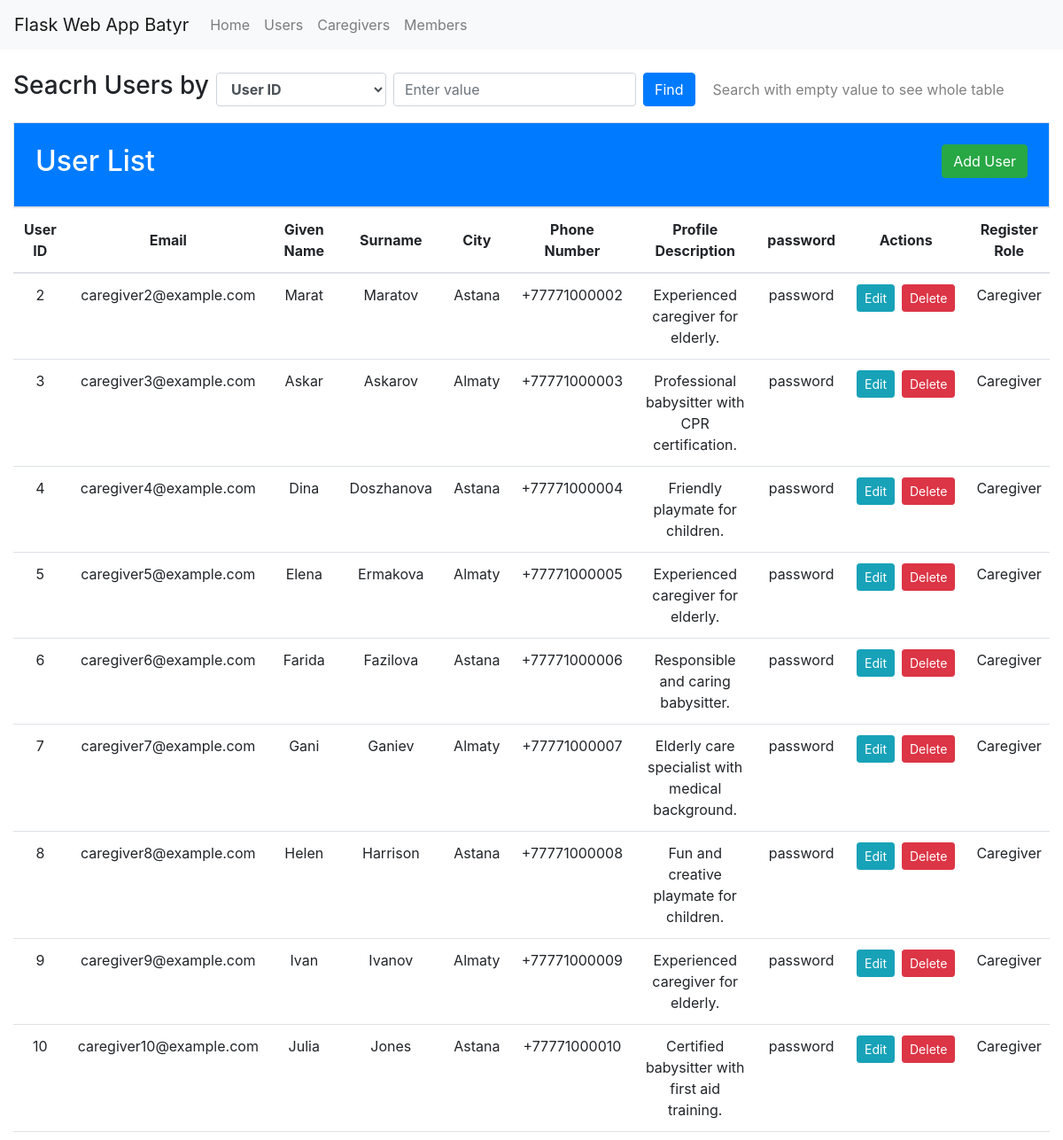
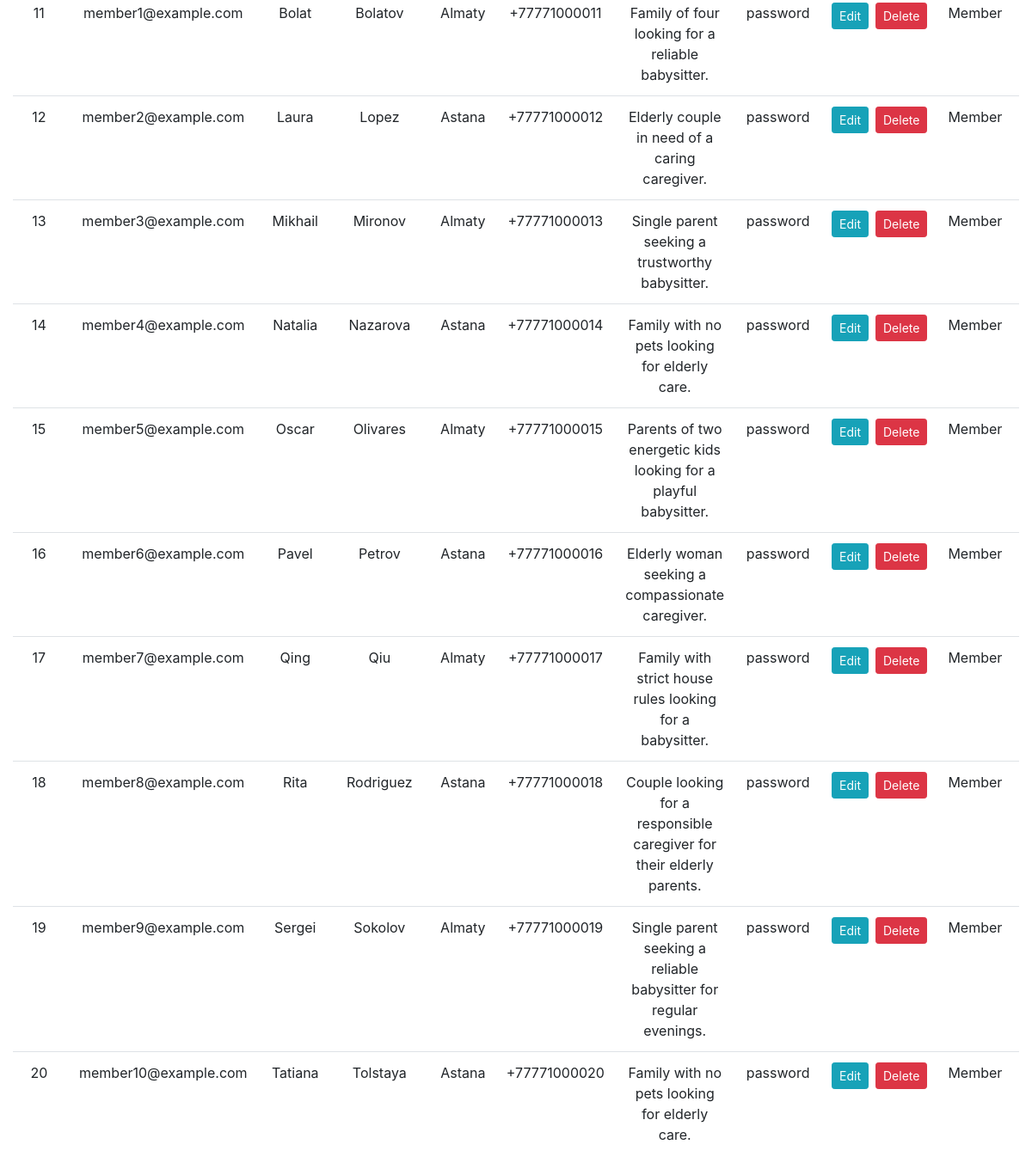
The app's page /users, older data (2 pictures, top to bottom).
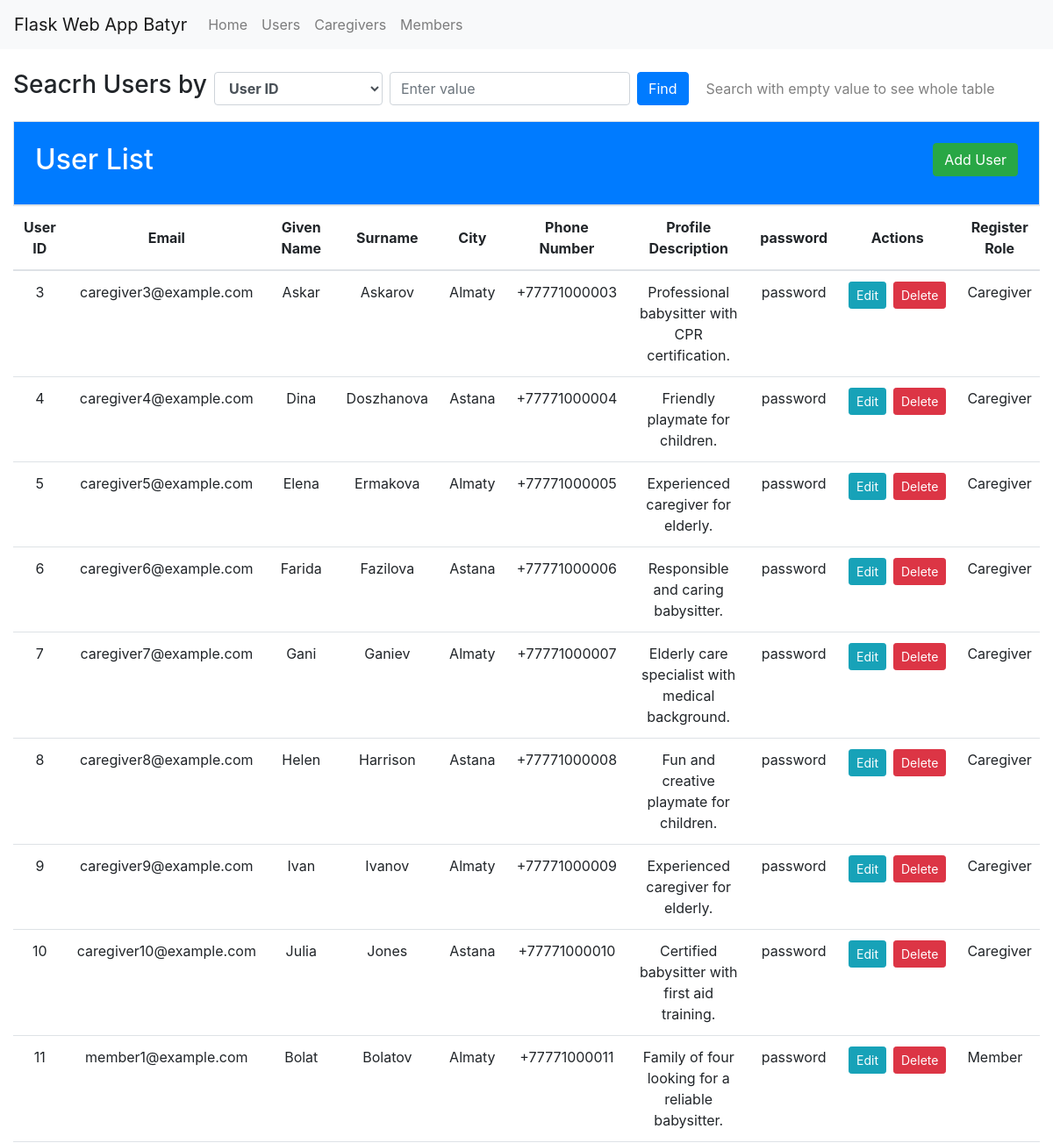
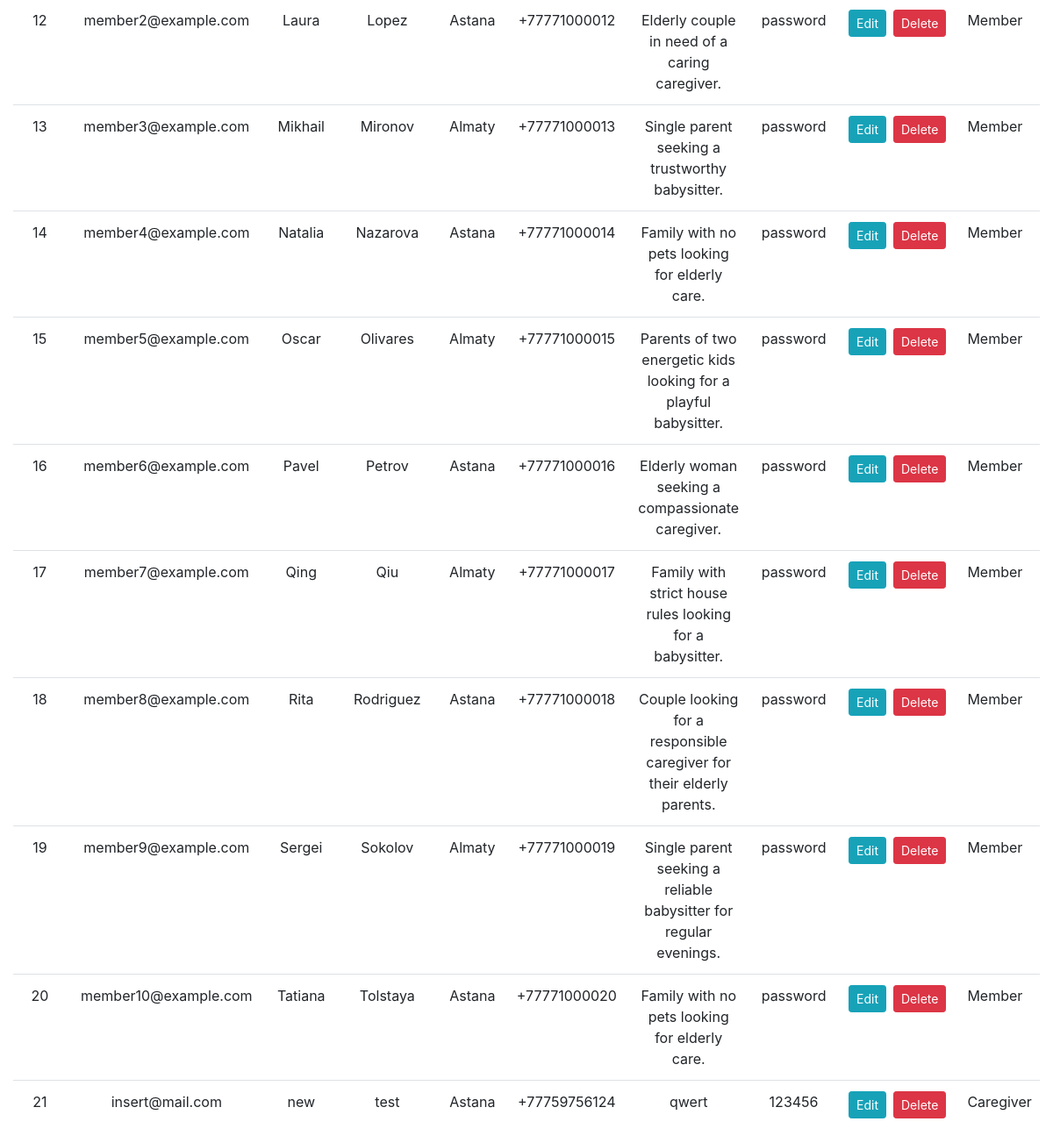
The same page, newer data (2 pictures, top to bottom).
### flaskApp/models.py (models this page shows)
class User(db.Model):
    __tablename__ = 'users'
    user_id = db.Column(db.Integer, primary_key=True)
    email = db.Column(db.String(255), unique=True, nullable=False)
    given_name = db.Column(db.String(50), nullable=False)
    surname = db.Column(db.String(50), nullable=False)
    city = db.Column(db.String(50), nullable=False)
    phone_number = db.Column(db.String(15), nullable=False)
    profile_description = db.Column(db.Text, nullable=False)
    password = db.Column(db.String(255), nullable=False)
    caregiver = relationship("Caregiver", back_populates="user", cascade="all, delete-orphan",
                            primaryjoin="User.user_id == foreign(Caregiver.caregiver_user_id)")
    member = relationship("Member", back_populates="user", cascade="all, delete-orphan",
                          primaryjoin="User.user_id == foreign(Member.member_user_id)")
    def has_role(self):
        return True if self.caregiver or self.member else False

### flaskApp/views.py (the view)
@app.route('/users', endpoint='user_list')
def user_list():
    users = User.query.all()
    form = UserForm()
    return render_template('User/user.html', users=users, form=form, formC=CaregiverForm(), formM=MemberForm())

### flaskApp/forms.py
class UserForm(FlaskForm):
    email = StringField('Email', validators=[DataRequired()])
    given_name = StringField('Given Name', validators=[DataRequired()])
    surname = StringField('Surname', validators=[DataRequired()])
    city = StringField('City', validators=[DataRequired()])
    phone_number = StringField('Phone Number', validators=[DataRequired()])
    profile_description = TextAreaField('Profile Description', validators=[DataRequired()])
    password = PasswordField('Password', validators=[DataRequired(), Length(min=6)])

class CaregiverForm(FlaskForm):
    photo = StringField('Photo URL', validators=[DataRequired()])
    gender = SelectField('Gender', choices=[(gender.value, gender.value) for gender in GENDER],  validators=[DataRequired()])
    caregiving_type = SelectField('Caregiving Type', choices=[(care_type.value, care_type.value) for care_type in CARE_TYPE],  validators=[DataRequired()] )
    hourly_rate = DecimalField('Hourly Rate', validators=[DataRequired()])

### flaskApp/templates/User/user.html (shortened to what this page needs)
{% extends 'base.html' %} {% block title %}User Table{% endblock %} {% block
content %}
<div class="mb-3">
  <form class="form-inline" method="GET" action="/search_users">
    <div class="form-group mr-2">
      <label for="attribute">
        <h3>Seacrh Users by</h3>
      </label>
    </div>
    <div class="form-group mr-2">
      <select class="form-control" name="attribute" style="font-weight: bold;">
        <option value="user_id">User ID</option>
      </select>
    </div>
    <div class="form-group mr-2">
      <input type="text" class="form-control" name="value" placeholder="Enter value">
    </div>
    <button type="submit" class="btn btn-primary">Find</button>
    <div style="margin-left: 20px;"><a style="color: gray;">Search with empty value to see whole table</a></div>
  </form>
</div>
<div class="h-200 p-4 text-white bg-primary border rounded-3">
  <h2>
    User List
    <button type="button" class="btn btn-success float-right" data-toggle="modal" data-target="#addUserModal">
      Add User
    </button>
  </h2>
</div>
<div class="table-responsive">
  <table class="table table-hover table-white" id="#userTable">
    <thead>
      <tr class="text-center">
        <th scope="col">User ID</th>
        <th scope="col" style=" vertical-align: middle;">Email</th>
        <th scope="col">Given Name</th>
        <th scope="col" style=" vertical-align: middle;">Surname</th>
        <th scope="col" style=" vertical-align: middle;">City</th>
        <th scope="col">Phone Number</th>
        <th scope="col" style=" vertical-align: middle;">Profile Description</th>
        <th scope="col" style=" vertical-align: middle;">password</th>
        <th scope="col" style=" vertical-align: middle;">Actions</th>
        <th scope="col" style=" vertical-align: middle;">Register Role</th>
      </tr>
    </thead>
    <tbody>
      {% for user in users %}
      <tr class="text-center">
        <td>{{ user.user_id }}</td>
        <td>{{ user.email }}</td>
        <td>{{ user.given_name }}</td>
        <td>{{ user.surname }}</td>
        <td>{{ user.city }}</td>
        <td>{{ user.phone_number }}</td>
        <td>{{ user.profile_description }}</td>
        <td>{{ user.password }}</td>
        <td>
          <div class="d-flex justify-content-between">
            <a href="/edit_user/{{user.user_id}}" class="btn btn-sm btn-info mr-2" data-toggle="modal"
              data-target="#editUserModal{{user.user_id}}">Edit</a>
            <a href="/delete_user/{{user.user_id}}" class="btn btn-sm btn-danger"
              onclick="return confirm('Are you sure?')">Delete</a>
          </div>
        </td>
        <td>
          <div class="d-flex justify-content-between">
            {% if not user.has_role() %}
            <a href="/add_caregiver/{{user.user_id}}" class="btn btn-sm btn-success mr-1" data-toggle="modal"
              data-target="#addCaregiverModal{{user.user_id}}">Caregiver</a>
            <a href="/add_member/{{user.user_id}}" class="btn btn-sm btn-success mr-2" data-toggle="modal"
              data-target="#addMemberModal{{user.user_id}}">Member</a>
            {% else %}
              {% if user.caregiver %}
              <a>Caregiver</a>
              {% else %}
              <a>Member</a>
              {% endif %}
            {% endif %}
          </div>
      </tr>
      {% endfor %}
    </tbody>
  </table>
</div>
{% endblock %}

### flaskApp/templates/base.html (shortened to what this page needs)
<!DOCTYPE html>
<html lang="en">
<head>
    <link rel="stylesheet" href="https://stackpath.bootstrapcdn.com/bootstrap/4.3.1/css/bootstrap.min.css">
</head>
<body>
<nav class="navbar navbar-expand-lg navbar-light bg-light">
  <a class="navbar-brand" href="#">Flask Web App Batyr</a>
  <div class="collapse navbar-collapse" id="navbarNav">
    <ul class="navbar-nav">
      <li class="nav-item">
        <a class="nav-link" href="{{ url_for('home') }}">Home</a>
      </li>
      <li class="nav-item">
        <a class="nav-link" href="{{ url_for('user_list') }}">Users</a>
      </li>
      <li class="nav-item">
        <a class="nav-link" href="{{ url_for('caregiver_list') }}">Caregivers</a>
      </li>
      <li class="nav-item">
        <a class="nav-link" href="{{ url_for('member_list') }}">Members</a>
      </li>
    </ul>
  </div>
</nav>
  <div class="container-fluid mt-4">
  {% block content %}{% endblock %}
  </div>
</body>
</html>

Row changes from the older to the newer data that the page shows:
removed User: user_id "2", email "caregiver2@example.com", given_name "Marat", surname "Maratov", city "Astana", phone_number "+77771000002", profile_description "Experienced caregiver for elderly.", password "password", shows "Caregiver"
added User: user_id "21", email "insert@mail.com", given_name "new", surname "test", city "Astana", phone_number "+77759756124", profile_description "qwert", password "123456", shows "Caregiver"
